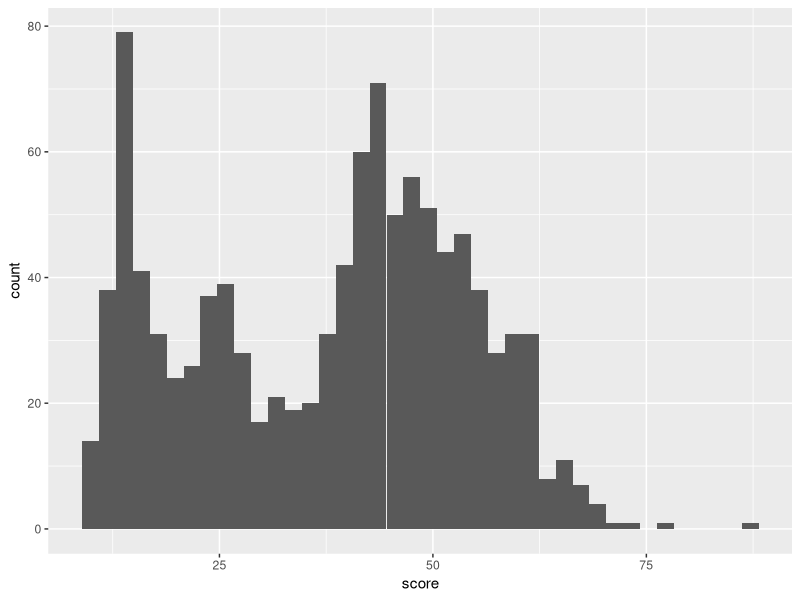
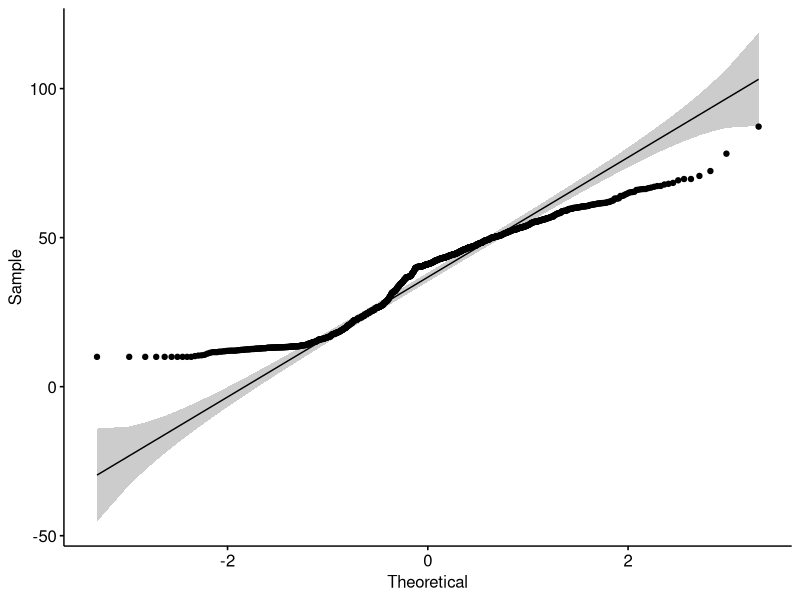
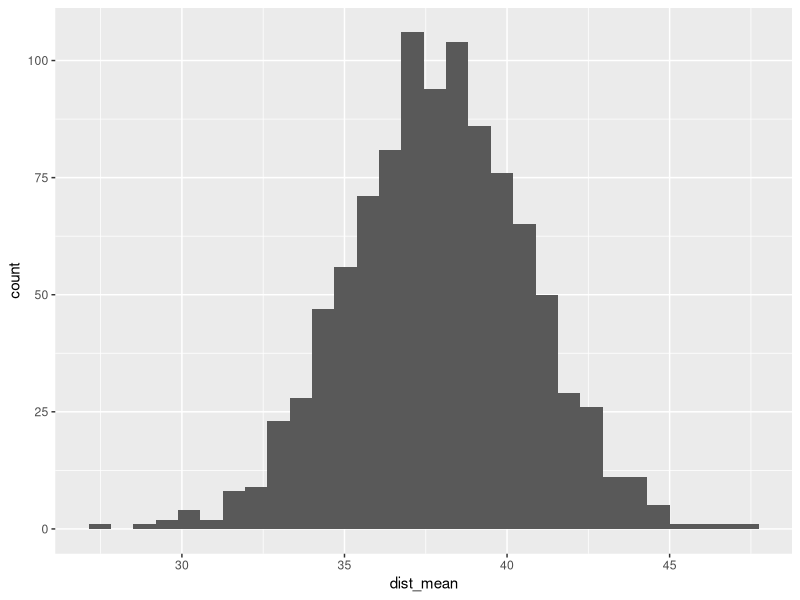
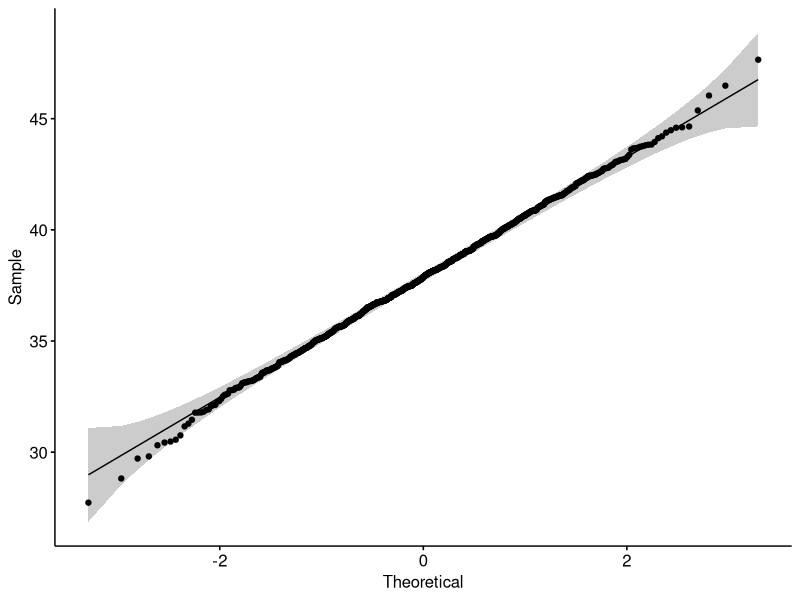
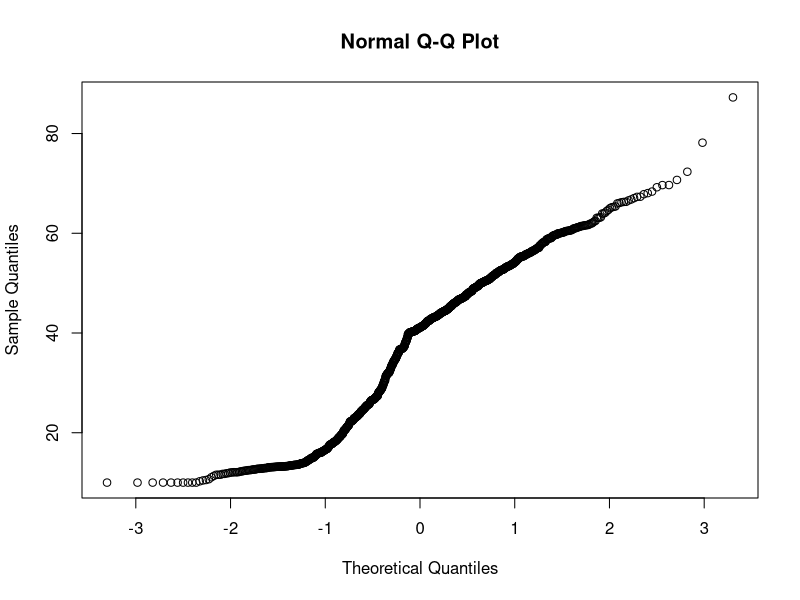

Reproduce these figures in R, in order.
## ---- chunk 1
library(tidyverse)
library(ggpubr)
## ---- chunk 2
klout_data=read_csv('datasets/klout_score.csv')
## ---- chunk 3
summary(klout_data)
## ---- chunk 4
ggplot(klout_data,aes(x=score))+geom_histogram(bins=40)
## ---- chunk 5
ggqqplot(klout_data$score)
## ---- chunk 6
sample_mean=c()

# taking the 35 sample 1000 times taking the average and saving it in the variable.
for (i in 1:1000){
  sample_mean=c(sample_mean,mean(sample(klout_data$score,35,replace=TRUE)))
}

ggplot(data.frame(dist_mean=sample_mean),aes(x=dist_mean))+geom_histogram()
## ---- chunk 7
ggqqplot(sample_mean)
## ---- chunk 8
shapiro.test(sample_mean)
## ---- chunk 9
population_sd=sd(klout_data$score)

cat("population standard deviation is ",population_sd)
## ---- chunk 10
sample_distribution_sd=sd(sample_mean)

cat("Sample distribution standard deviation is ",sample_distribution_sd)
## ---- chunk 11
population_sd/sqrt(35)
## ---- chunk 12
qqnorm(klout_data$score)
